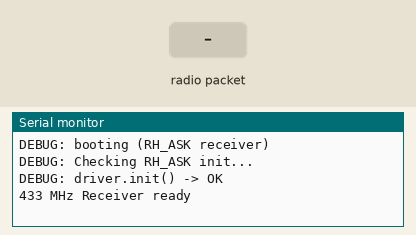
Simulated run of this sketch. Board: Arduino Uno, built with avr-gcc and run on an emulated ATmega328P. Parts: the last lines printed to the serial monitor. The inputs (shaded band) are chosen by the test bench. No radio packets arrive unless stated.

Above: at 1.7 s.
1.8 s: radio packet "1" arrives
At 3.0 s:
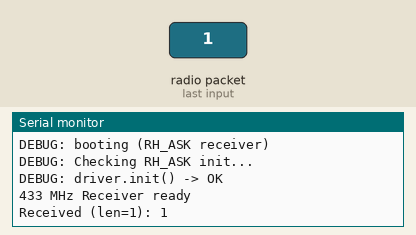
3.3 s: radio packet "0" arrives
At 4.2 s:
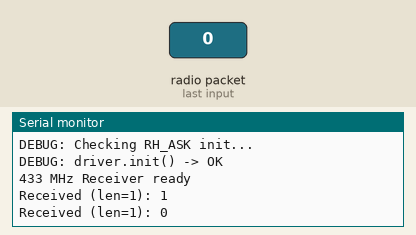
4.8 s: radio packet "2" arrives
At 5.4 s:
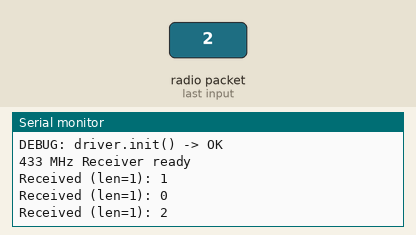

Measured:
- after the input at 1.8 s, the serial monitor: prints a new line at once (image 1)
- after the input at 3.3 s, the serial monitor: prints a new line at once (image 2)
- after the input at 4.8 s, the serial monitor: prints a new line at once (image 3)

The sketch:

revv.ino
```cpp
#include <RH_ASK.h>
#include <SPI.h>

RH_ASK driver(2000, 11, 12);
bool rhOk = false;
unsigned long lastRetry = 0;

void setup() {
  Serial.begin(9600);
  delay(500);
  Serial.println();
  Serial.println("DEBUG: booting (RH_ASK receiver)");
  Serial.println("DEBUG: Checking RH_ASK init...");

  rhOk = driver.init();
  Serial.print("DEBUG: driver.init() -> ");
  Serial.println(rhOk ? "OK" : "FAILED");

  if (rhOk) {
    Serial.println("433 MHz Receiver ready");
  } else {
    Serial.println("RH_ASK init failed. Will retry every 5s. Check wiring/library.");
    pinMode(LED_BUILTIN, OUTPUT);
  }
}

void loop() {
  if (!rhOk) {
    static unsigned long blinkT = 0;
    static bool ledState = false;
    if (millis() - blinkT > 500) {
      ledState = !ledState;
      digitalWrite(LED_BUILTIN, ledState ? HIGH : LOW);
      blinkT = millis();
    }
    if (millis() - lastRetry > 5000) {
      lastRetry = millis();
      Serial.println("DEBUG: retrying driver.init()");
      rhOk = driver.init();
      Serial.print("DEBUG: retry -> ");
      Serial.println(rhOk ? "OK" : "FAILED");
      if (rhOk) {
        Serial.println("433 MHz Receiver ready");
        digitalWrite(LED_BUILTIN, LOW); // stop blinking
      }
    }
    return;
  }

  uint8_t buf[RH_ASK_MAX_MESSAGE_LEN];
  uint8_t buflen = sizeof(buf);
  if (driver.recv(buf, &buflen)) {
    buf[buflen] = 0;
    Serial.print("Received (len=");
    Serial.print(buflen);
    Serial.print("): ");
    Serial.println((char*)buf);
  }
}
```
